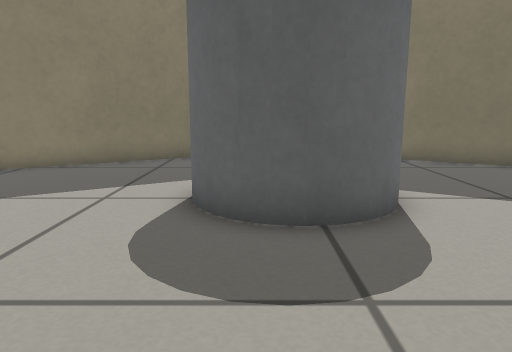
view 1 (above)

16 first-person views from a walk through a world built for the Gazebo simulator. The camera is 0.42 m above the floor, tilts 10° down and sees 70° across. The floor is counted in squares, 0.25 m on a side. Each view is taken from the middle of a square. On the plan, view 1 faces up. The plan holds only what a view shows up to about 17 squares ahead; the rest is blank.

view 2
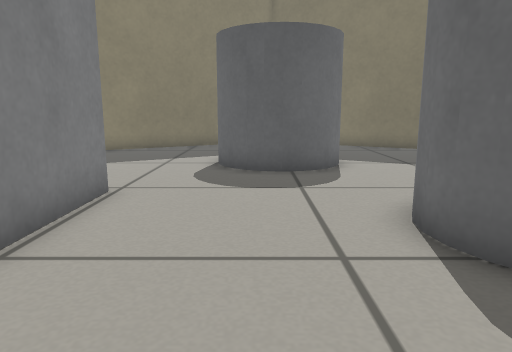

view 3
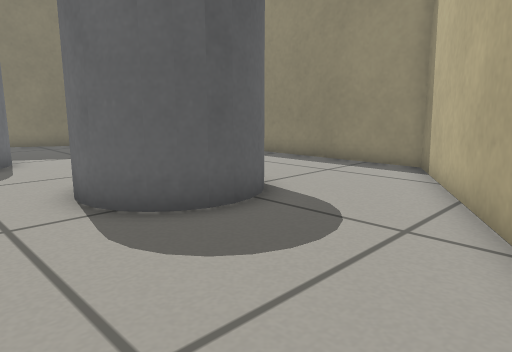

view 4
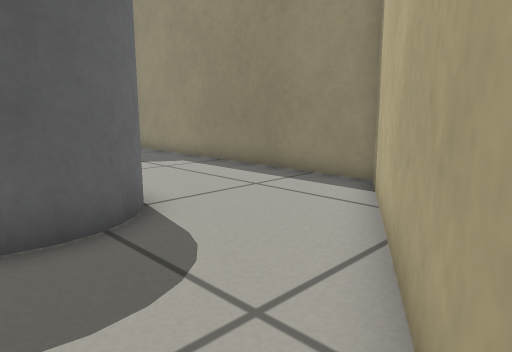

view 5
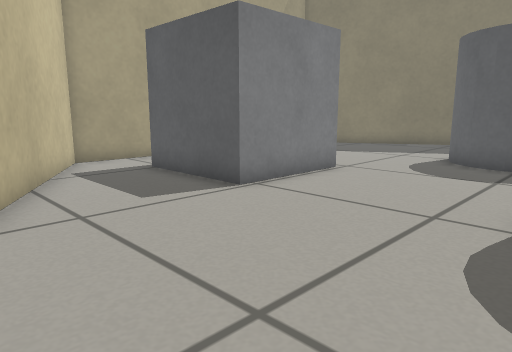

view 6
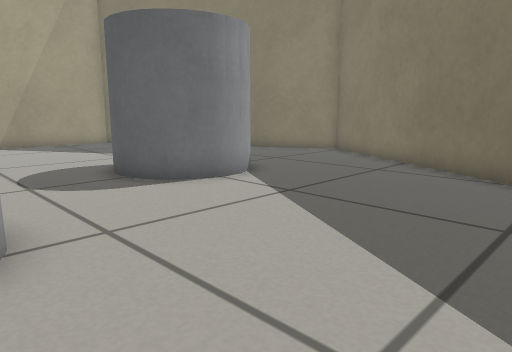

view 7
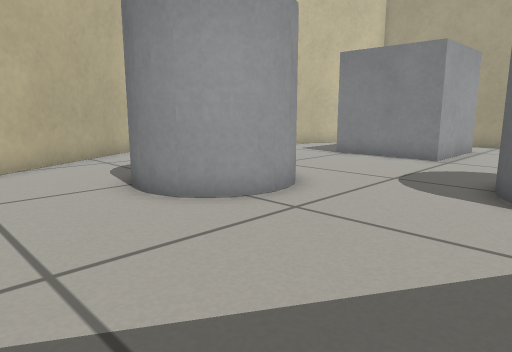

view 8
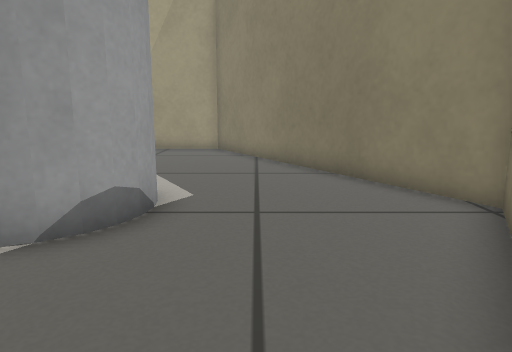

view 9
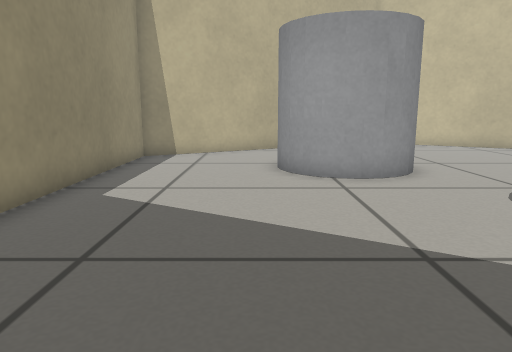

view 10
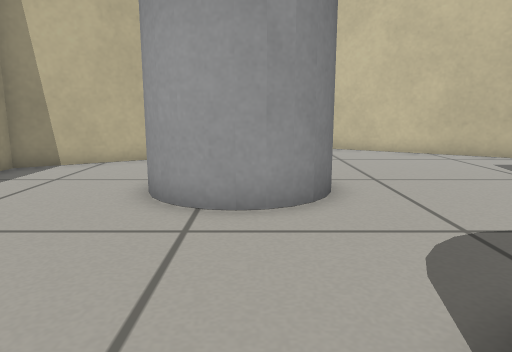

view 11
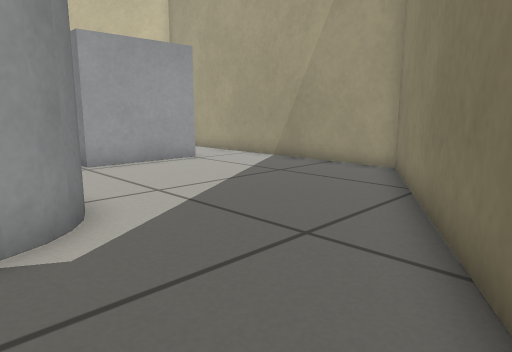

view 12
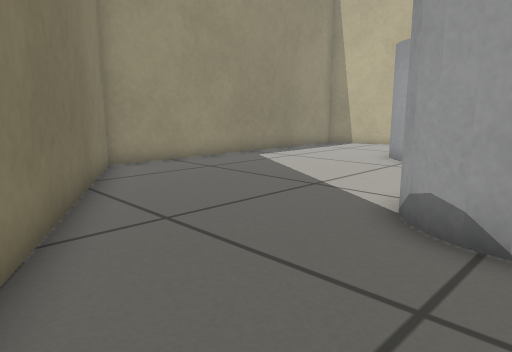

view 13
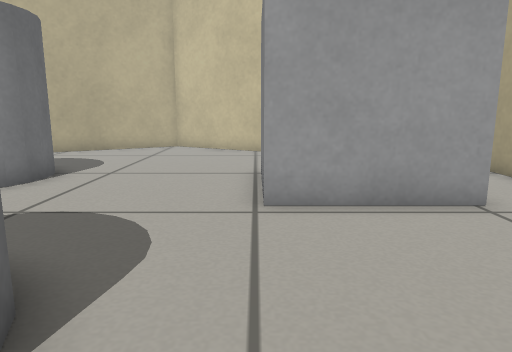

view 14
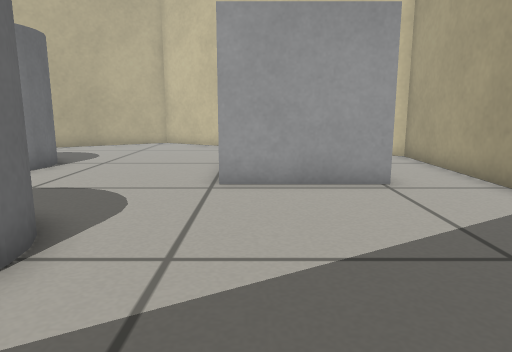

view 15
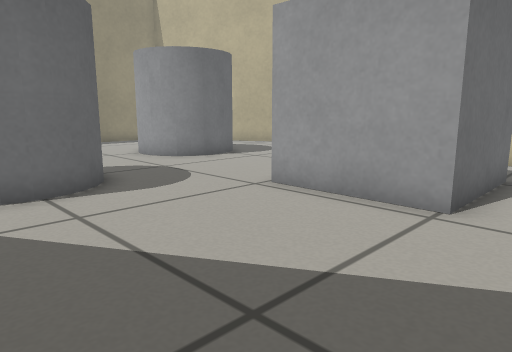

view 16
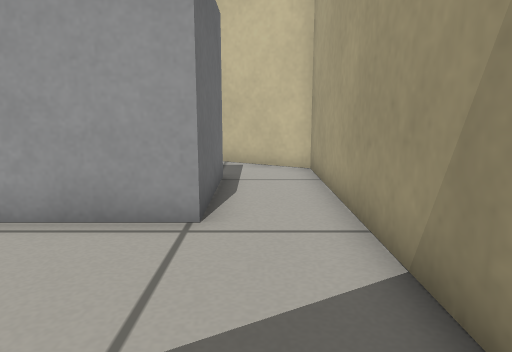

### Floor plan
Key: @ floor where view 1 was taken; # wall or solid block; . floor; C grey cylinder; B grey box.
Columns run from 10 left of view 1 to 11 right of it. Each row starts with its distance up from view 1.
 15          #####
 14        ###...###
 13      ###.......##
 12     ##..........###
 11   ###.............###
 10 ###.................##
  9 #.........CCC........#
  8 #........C  C........#
  7 #........C  CC.......#
  6 #........CC C........#
  5 #.........CC.........#
  4 #....................#
  3 #....................#
  2 #..BBBBB......CC.....#
  1 #..B   B.....C CC....#
  0 #..B   B..@.CC  C....#
 -1 #..BBBBB.....C  C....#
 -2 #............CCC.....#
 -3 ##...................#
 -4  ###...............###
 -5    ##............###
 -6     ###........###
 -7       ###.....##
 -8         ###.###
 -9           ###

Positions as (right, up) in squares from view 1, and headings:
1: (0, 0), facing up
2: (0, -5), facing up
3: (0, -7), facing up-right
4: (3, -7), facing up-right
5: (3, -7), facing up-left
6: (10, 1), facing up-left
7: (10, 7), facing down-left
8: (7, 11), facing left
9: (7, 11), facing down
10: (4, 8), facing down
11: (1, 14), facing down-left
12: (0, 14), facing down-right
13: (-3, 9), facing down
14: (-4, 11), facing down
15: (-9, 9), facing down-right
16: (-8, 8), facing down
